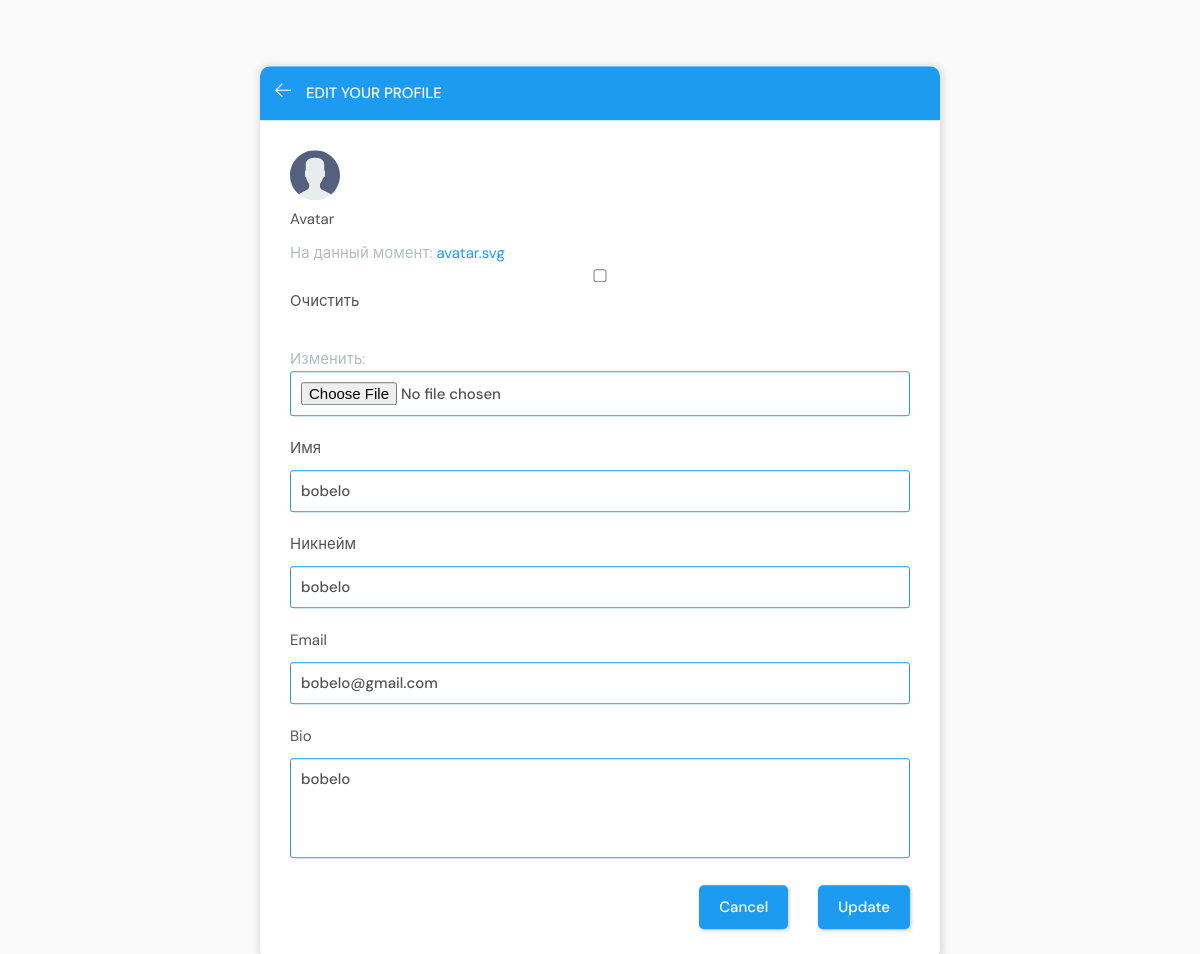
The page /update-user/ (signed in) on the database its author committed.
### base/models.py (models this page shows, shortened)
class User(AbstractBaseUser, PermissionsMixin):
    name = models.CharField(max_length=200, null=True, verbose_name="Имя")
    username = models.CharField(
        max_length=50, null=True, verbose_name="Никнейм", unique=True)
    email = models.EmailField(null=True, unique=True)
    bio = models.TextField(null=True, blank=True)
    avatar = models.ImageField(null=True, default="avatar.svg", blank=True)
    is_staff = models.BooleanField(default=False)
    is_active = models.BooleanField(default=False)
    objects = CustomUserManager()
    USERNAME_FIELD = 'email'
    REQUIRED_FIELDS = ['name','username','bio']

### base/views.py (the view)
# urls.py: path('update-user/', views.updateUser, name='update-user'),
@login_required(login_url='login')
def updateUser(request):
    user = request.user
    form = UserForm(instance=user)
    if request.method == 'POST':
        form = UserForm(request.POST, request.FILES, instance=user)
        if form.is_valid():
            form.save()
            return redirect('user-profile', pk=user.id)
    context = {'form': form}
    return render(request, 'base/update-user.html', context)

### base/forms.py
class UserForm(ModelForm):
    class Meta:
        model = User
        fields = ['avatar', 'name', 'username', 'email', 'bio']

### base/templates/base/update-user.html (shortened to what this page needs)
{% extends 'without_navbar.html' %}
{% block content %}
<main class="update-account layout">
  <div class="container">
    <div class="layout__box">
      <div class="layout__boxHeader">
        <div class="layout__boxTitle">
          <a href="{% url 'user-profile' request.user.id %}">
            <svg version="1.1" xmlns="http://www.w3.org/2000/svg" width="32" height="32" viewBox="0 0 32 32">
              <title>arrow-left</title>
              <path
                d="M13.723 2.286l-13.723 13.714 13.719 13.714 1.616-1.611-10.96-10.96h27.625v-2.286h-27.625l10.965-10.965-1.616-1.607z">
              </path>
            </svg>
          </a>
          <h3>Edit your profile</h3>
        </div>
      </div>
      <div class="layout__body">
        <form class="form" action="" method="POST" enctype="multipart/form-data">
          <img class="ava" src="{{request.user.avatar.url}}" alt="">
          {% for field in form %}
          <div class="form__group">
            <label for="profile_pic">{{field.label}}</label>
            {{field}}
          </div>
          {% endfor %}
          <div class="form__action">
            <a class="btn btn--dark" href="{% url 'home' %}">Cancel</a>
            <button class="btn btn--main" type="submit">Update</button>
          </div>
        </form>
      </div>
    </div>
  </div>
</main>
{% endblock content %}

### static/styles/style.css (style rules this page uses)
:root { --color-main: #1d9bf0; --color-twitter: #71c6dd; --color-main-hover: #238dd3; --color-main-light: #e1f6fb; --color-dark: #3f4156; --color-dark-medium: #51546e; --color-dark-light: #696d97; --color-light: #e5e5e5; --color-gray: #8b8b8b; --color-light-gray: #b2bdbd; --color-bg: #2d2d39; --color-success: #5dd693; --color-error: #fc4b0b; --color-black: #535353; --color-white: #ffffff; --color-almost-white: #fafafa; --color-search: #efefef; }
* { font-family: "DM Sans", -apple-system, BlinkMacSystemFont, "Segoe UI", Roboto, Oxygen, Ubuntu, Cantarell, "Open Sans", "Helvetica Neue", sans-serif; margin: 0; padding: 0; box-sizing: border-box; text-rendering: optimizeLegibility; font-size: inherit; }
html { font-size: 56.25%; }
@media only screen and (min-width: 1200px) { html { font-size: 62.5%; } }
body { line-height: 1.6; font-weight: 400; font-size: 1.5rem; color: var(--color-light-gray); background-color: var(--color-almost-white); min-height: 100vh; }
img { width: 100%; }
a { display: inline-block; color: var(--color-main); text-decoration: none; }
.container { max-width: 120rem; width: 90%; margin: auto; }
.btn { background-color: transparent; border: none; display: inline-flex; align-items: center; gap: 1rem; cursor: pointer; transition: all ease-in-out 0.3s; padding: 1rem 2rem; border-radius: 5px; box-shadow: 1px 1px 3px 1px rgba(0, 0, 0, 0.15); font-weight: 500; }
.btn--main { background-color: var(--color-main); color: var(--color-white); }
.btn--dark { background-color: var(--color-main); color: var(--color-white); }
.layout { margin-top: 2.4rem; }
.layout > .container { display: flex; justify-content: space-between; align-items: flex-start; }
.layout__box { width: 90%; max-width: 48rem; min-height: 40rem; position: absolute; top: 50%; left: 50%; transform: translate(-50%, -46%); background-color: var(--color-white); border-radius: 1rem; box-shadow: 1px 1px 6px 3px rgba(0, 0, 0, 0.1); overflow: hidden; }
.layout__boxHeader { display: flex; padding: 1.5rem; background-color: var(--color-main); }
.layout__boxTitle { display: flex; gap: 1.5rem; align-items: center; }
.layout__boxTitle h3 { text-transform: uppercase; font-weight: 500; color: var(--color-white); }
.layout__boxTitle svg { width: 1.6rem; height: 1.6rem; fill: var(--color-white); }
.layout__body { margin: 3rem; }
.form__group { margin-bottom: 2rem; width: 100%; }
.form__group label { display: block; font-size: 1.5rem; margin-bottom: 1rem; color: var(--color-black); }
.form__group input, .form__group textarea, .form__group select { background: transparent; border: 1px solid var(--color-main); padding: 1rem; border-radius: 3px; width: 100%; color: var(--color-black); font-weight: 500; outline: none; }
.form__group textarea { background: transparent; height: 10rem; resize: none; }
.form__action { display: flex; justify-content: flex-end; gap: 3rem; }
.update-account.layout .layout__box { max-width: 68rem; }
.ava { height: 50px; width: 50px; }

### rows shown on the page
User: user.avatar (placeholder picture), form "bobelo" "bobelo" "bobelo@gmail.com" "bobelo"

### other values the page prints
{{ field.label }} "Avatar" "Имя" "Никнейм" "Email" "Bio"
